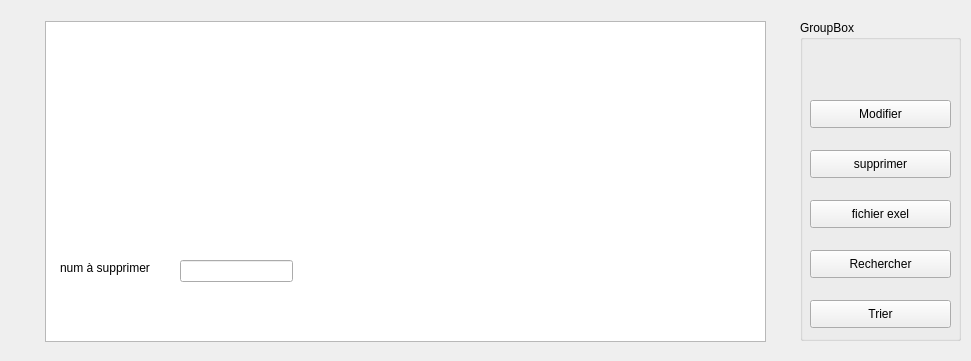
      <widget class="QWidget" name="page_5">
       <property name="geometry">
        <rect>
         <x>0</x>
         <y>0</y>
         <width>971</width>
         <height>361</height>
        </rect>
       </property>
       <attribute name="icon">
        <iconset>
         <normaloff>../Downloads/icons8-livraison-de-nourriture-100 (1).png</normaloff>../Downloads/icons8-livraison-de-nourriture-100 (1).png</iconset>
       </attribute>
       <attribute name="label">
        <string>afficher dons financiers</string>
       </attribute>
       <widget class="QGroupBox" name="groupBox_4">
        <property name="geometry">
         <rect>
          <x>800</x>
          <y>20</y>
          <width>161</width>
          <height>321</height>
         </rect>
        </property>
        <property name="title">
         <string>GroupBox</string>
        </property>
        <widget class="QPushButton" name="pushButton_20">
         <property name="geometry">
          <rect>
           <x>10</x>
           <y>80</y>
           <width>141</width>
           <height>28</height>
          </rect>
         </property>
         <property name="text">
          <string>Modifier</string>
         </property>
         <property name="icon">
          <iconset>
           <normaloff>../Downloads/icons8-registration-100.png</normaloff>../Downloads/icons8-registration-100.png</iconset>
         </property>
        </widget>
        <widget class="QPushButton" name="bp_supprimer">
         <property name="geometry">
          <rect>
           <x>10</x>
           <y>130</y>
           <width>141</width>
           <height>28</height>
          </rect>
         </property>
         <property name="text">
          <string>supprimer</string>
         </property>
         <property name="icon">
          <iconset>
           <normaloff>../Downloads/icons8-data-backup-64.png</normaloff>../Downloads/icons8-data-backup-64.png</iconset>
         </property>
        </widget>
        <widget class="QPushButton" name="pushButton_22">
         <property name="geometry">
          <rect>
           <x>10</x>
           <y>180</y>
           <width>141</width>
           <height>28</height>
          </rect>
         </property>
         <property name="text">
          <string>fichier exel</string>
         </property>
         <property name="icon">
          <iconset>
           <normaloff>../Downloads/icons8-print-100.png</normaloff>../Downloads/icons8-print-100.png</iconset>
         </property>
        </widget>
        <widget class="QPushButton" name="pushButton_23">
         <property name="geometry">
          <rect>
           <x>10</x>
           <y>230</y>
           <width>141</width>
           <height>28</height>
          </rect>
         </property>
         <property name="text">
          <string>Rechercher</string>
         </property>
         <property name="icon">
          <iconset>
           <normaloff>../Downloads/icons8-search-100.png</normaloff>../Downloads/icons8-search-100.png</iconset>
         </property>
        </widget>
        <widget class="QPushButton" name="pushButton_24">
         <property name="geometry">
          <rect>
           <x>10</x>
           <y>280</y>
           <width>141</width>
           <height>28</height>
          </rect>
         </property>
         <property name="text">
          <string>Trier</string>
         </property>
         <property name="icon">
          <iconset>
           <normaloff>../Downloads/icons8-location-100.png</normaloff>../Downloads/icons8-location-100.png</iconset>
         </property>
        </widget>
       </widget>
       <widget class="QTableView" name="tab_dons_financiers">
        <property name="geometry">
         <rect>
          <x>45</x>
          <y>21</y>
          <width>721</width>
          <height>321</height>
         </rect>
        </property>
       </widget>
       <widget class="QLabel" name="label">
        <property name="geometry">
         <rect>
          <x>60</x>
          <y>260</y>
          <width>111</width>
          <height>16</height>
         </rect>
        </property>
        <property name="text">
         <string>num à supprimer</string>
        </property>
       </widget>
       <widget class="QLineEdit" name="id_supp">
        <property name="geometry">
         <rect>
          <x>180</x>
          <y>260</y>
          <width>113</width>
          <height>22</height>
         </rect>
        </property>
       </widget>
      </widget>
